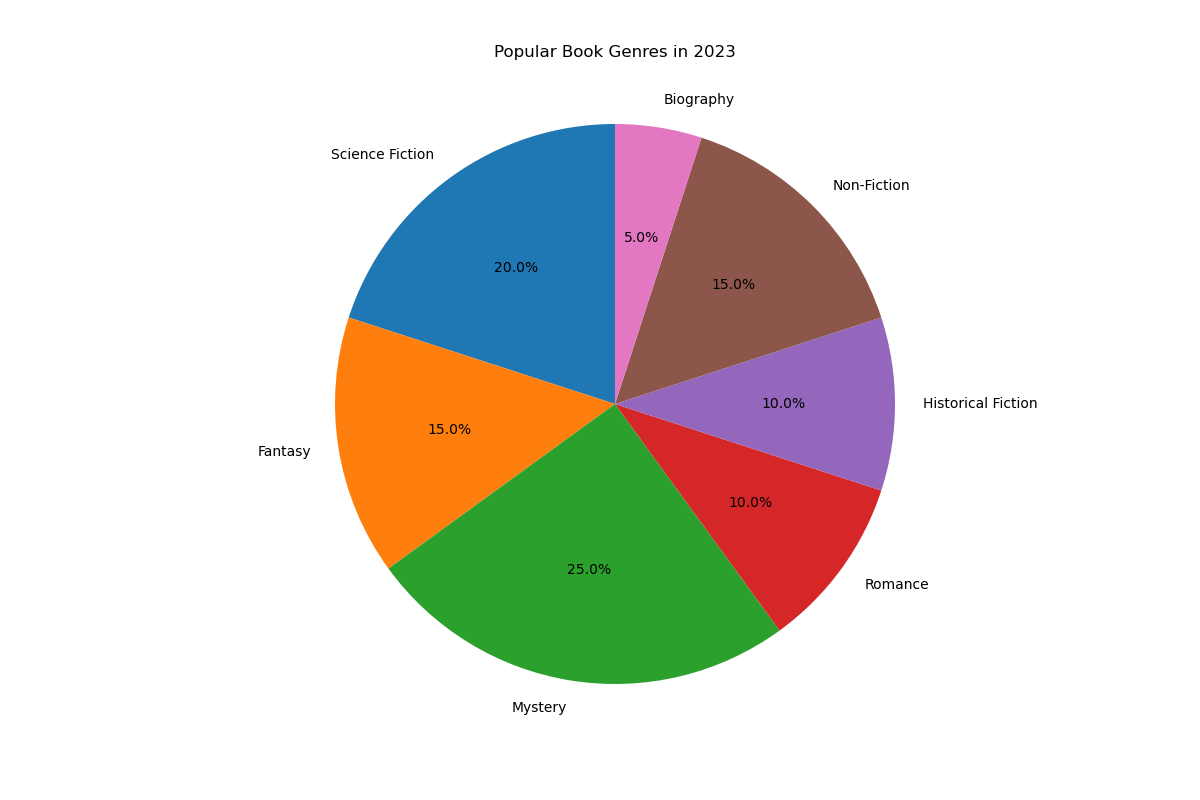

Source code (Python):

import matplotlib.pyplot as plt

# Data for the chart
genres = ['Science Fiction', 'Fantasy', 'Mystery', 'Romance', 'Historical Fiction', 'Non-Fiction', 'Biography']
percentages = [20, 15, 25, 10, 10, 15, 5]
colors = ['#1f77b4', '#ff7f0e', '#2ca02c', '#d62728', '#9467bd', '#8c564b', '#e377c2']

# Create a pie chart
plt.figure(figsize=(12, 8))  # Set the width and height of the chart
plt.pie(percentages, labels=genres, autopct='%1.1f%%', colors=colors, startangle=90)

plt.title('Popular Book Genres in 2023', y=1.05)  # Change the headline to match the topic and position it to avoid overlap
plt.axis('equal')  # Equal aspect ratio ensures that pie is drawn as a circle.

# Display the chart
plt.show()
